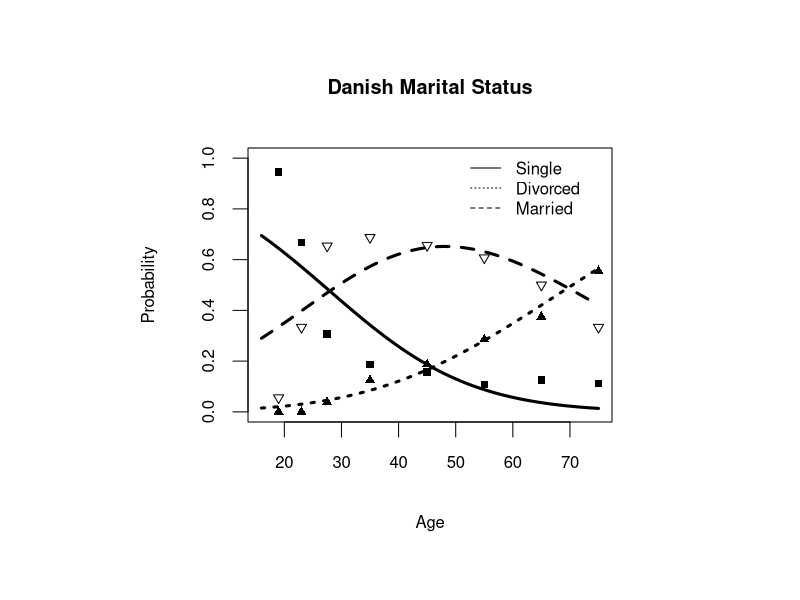
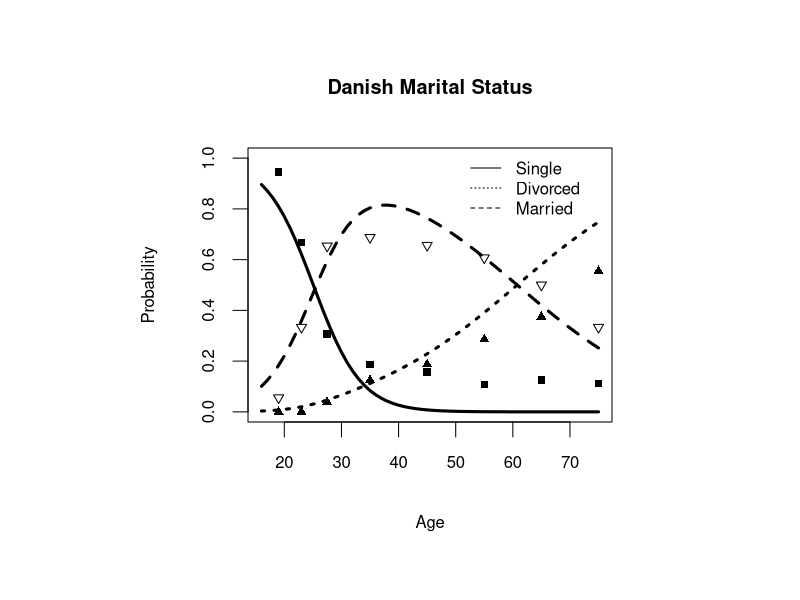
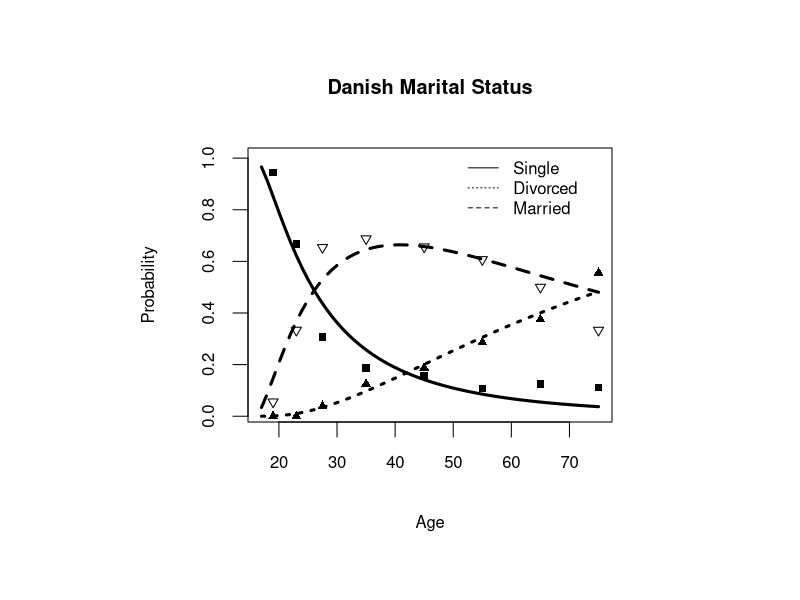
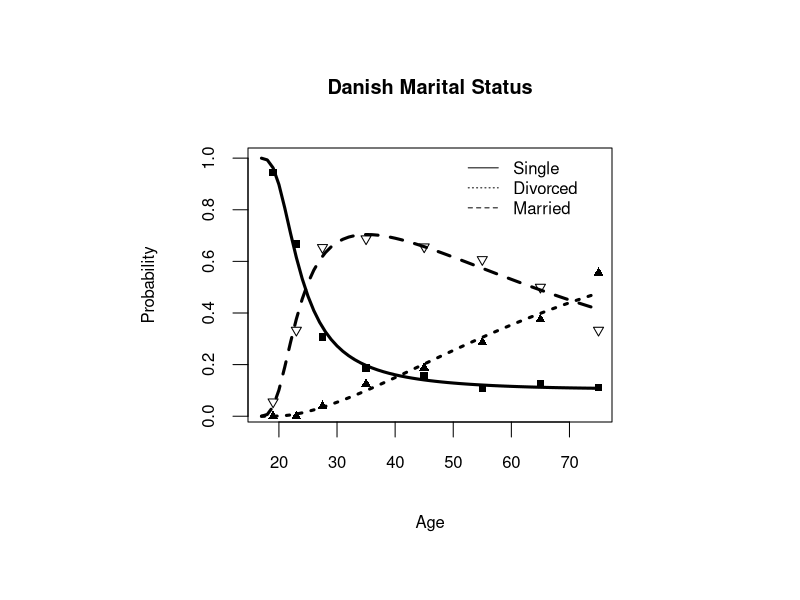
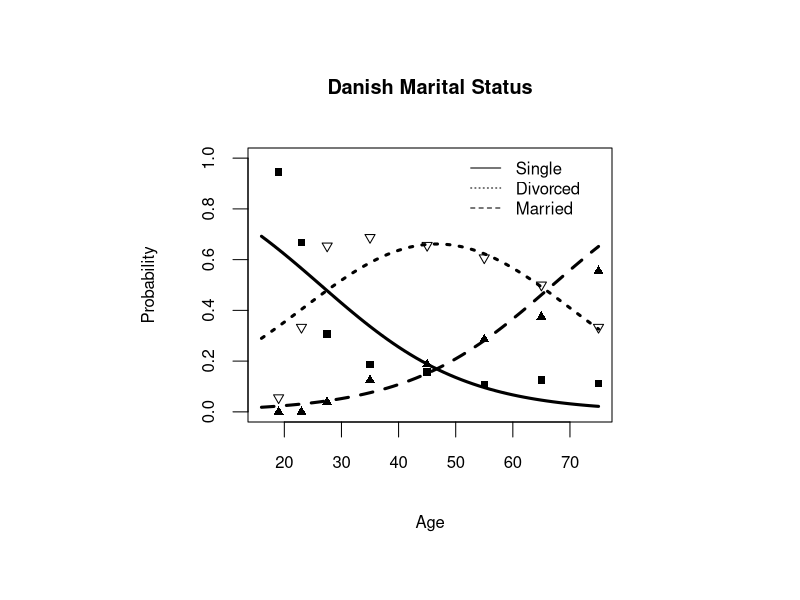

Write the R code that produced these figures, in order.


# This is R code for fitting
# polychotomous logistic regression
 

#  Enter the data into a data frame


 ddat <- read.table("dmstatus.dat", 
  col.names=c("x","single","married","divorced","total"))

  ddat
 
#  Compute sample proportions and subtract
#  16 from the age values

  ddat$ps <- ddat$single/ddat$total
  ddat$pm <- ddat$married/ddat$total
  ddat$pd <- ddat$divorced/ddat$total
  ddat$z <- ddat$x-16  
  ddat$lz <- log(ddat$z)
  ddat


# Fit a polychotomous logistic regression
# model using married as the baseline


options(contrasts = c("contr.treatment", "contr.poly"))
library(VGAM)
mlogit <- vglm(cbind(single, divorced, married) ~ z, family=multinomial, data=ddat)
summary(mlogit)
coef(mlogit)
predict(mlogit, ddat, type="response")
predict(mlogit, ddat, type="link")



#  plot the estimated curves

a <- seq(0,59,1)
ax <- a+16
ay <- a/59

pp <- predict(mlogit, data.frame(z=a),type="response")

par(fin=c(5.5,5.5),pch=18,mkh=.1,mex=1.5)
plot(ax, ay, type="n", 
       xlab="Age",
       ylab="Probability",
       main="Danish Marital Status")
lines(ax, pp[ , 1], lty=1, lwd=3)
lines(ax, pp[ , 2], lty=3, lwd=3)
lines(ax, pp[ , 3], lty=2, lwd=3)
points(ddat$x, ddat$ps, pch=15, mkh=.2)
points(ddat$x, ddat$pd, pch=17, mkh=.2)
points(ddat$x, ddat$pm, pch=6, mkh=.2)
legend(50, 1.04,c("Single", "Divorced",
                 "Married"),lty=c(1,3,2),bty="n")



ddat$z2 <- (ddat$z)^2
ddat$lz2 <- (ddat$lz)^2

#------------
mlogit2 <- vglm(cbind(single, divorced, married) ~ z + z2, family=multinomial, data=ddat)
summary(mlogit2)
a <- seq(0,59,1)
ax <- a+16
ay <- a/59

pp <- predict(mlogit2, data.frame(z=a, z2 = a),type="response")

par(fin=c(5.5,5.5),pch=18,mkh=.1,mex=1.5)
plot(ax, ay, type="n", 
     xlab="Age",
     ylab="Probability",
     main="Danish Marital Status")
lines(ax, pp[ , 1], lty=1, lwd=3)
lines(ax, pp[ , 2], lty=3, lwd=3)
lines(ax, pp[ , 3], lty=2, lwd=3)
points(ddat$x, ddat$ps, pch=15, mkh=.2)
points(ddat$x, ddat$pd, pch=17, mkh=.2)
points(ddat$x, ddat$pm, pch=6, mkh=.2)
legend(50, 1.04,c("Single", "Divorced",
                  "Married"),lty=c(1,3,2),bty="n")

#--------------------------------------------------------
mlogit3 <- vglm(cbind(single, divorced, married) ~ lz, family=multinomial, data=ddat)
summary(mlogit3)
a <- seq(1,59,1)
ax <- a+16
ay <- a/59

pp <- predict(mlogit3, data.frame(lz = log(a)),type="response")

par(fin=c(5.5,5.5),pch=18,mkh=.1,mex=1.5)
plot(ax, ay, type="n", 
     xlab="Age",
     ylab="Probability",
     main="Danish Marital Status")
lines(ax, pp[ , 1], lty=1, lwd=3)
lines(ax, pp[ , 2], lty=3, lwd=3)
lines(ax, pp[ , 3], lty=2, lwd=3)
points(ddat$x, ddat$ps, pch=15, mkh=.2)
points(ddat$x, ddat$pd, pch=17, mkh=.2)
points(ddat$x, ddat$pm, pch=6, mkh=.2)
legend(50, 1.04,c("Single", "Divorced",
                  "Married"),lty=c(1,3,2),bty="n")
#------------------------------------------------
mlogit4 <- vglm(cbind(single, divorced, married) ~ lz + lz2, family=multinomial, data=ddat)
summary(mlogit4)
a <- seq(1,59,1)
ax <- a+16
ay <- a/59

pp <- predict(mlogit4, data.frame(lz = log(a), lz2 = (log(a))^2),type="response")

par(fin=c(5.5,5.5),pch=18,mkh=.1,mex=1.5)
plot(ax, ay, type="n", 
     xlab="Age",
     ylab="Probability",
     main="Danish Marital Status")
lines(ax, pp[ , 1], lty=1, lwd=3)
lines(ax, pp[ , 2], lty=3, lwd=3)
lines(ax, pp[ , 3], lty=2, lwd=3)
points(ddat$x, ddat$ps, pch=15, mkh=.2)
points(ddat$x, ddat$pd, pch=17, mkh=.2)
points(ddat$x, ddat$pm, pch=6, mkh=.2)
legend(50, 1.04,c("Single", "Divorced",
                  "Married"),lty=c(1,3,2),bty="n")
#-------------------------------------------------


# Fit a model with cummulative logits


  dsing <- ddat[ , c(1,2,5,6,9,10)]
    colnames(dsing) <- c("x", "count", "total", "p", "z", "logz")
    dsing$y <- 1
  ddiv <-  ddat[ , c(1,3,5,7,9,10)]
    colnames(ddiv) <- c("x", "count", "total", "p", "z", "logz")
    ddiv$y <- 2
  dmar <- ddat[ , c(1,4,5,8,9,10)]
     colnames(dmar) <- c("x", "count", "total", "p", "z", "logz")
     dmar$y <- 3

  ddats <- rbind(dsing, ddiv, dmar)
  ddats$y <- as.factor(ddats$y)

  library(MASS)
  clogit <- polr(y ~ z, weights=count, data=ddats, Hess=TRUE)
  summary(clogit)
  coef(clogit)
  predict(clogit, ddats, type="probs")
  
 

#  plot the estimated curves

a <- seq(0,59,1)
ax <- a+16
ay <- a/59

pp <- predict(clogit, data.frame(z=a),type="probs")

par(fin=c(5.5,5.5),pch=18,mkh=.1,mex=1.5)
plot(ax, ay, type="n", 
       xlab="Age",
       ylab="Probability",
       main="Danish Marital Status")
lines(ax, pp[ , 1], lty=1, lwd=3)
lines(ax, pp[ , 2], lty=3, lwd=3)
lines(ax, pp[ , 3], lty=2, lwd=3)
points(ddat$x, ddat$ps, pch=15, mkh=.2)
points(ddat$x, ddat$pd, pch=17, mkh=.2)
points(ddat$x, ddat$pm, pch=6, mkh=.2)
legend(50, 1.04,c("Single", "Divorced",
                 "Married"),lty=c(1,3,2),bty="n")


               
etable <- function(x){
  return(c(nparam(x), deviance(x), AIC(x),BIC(x)))
}
